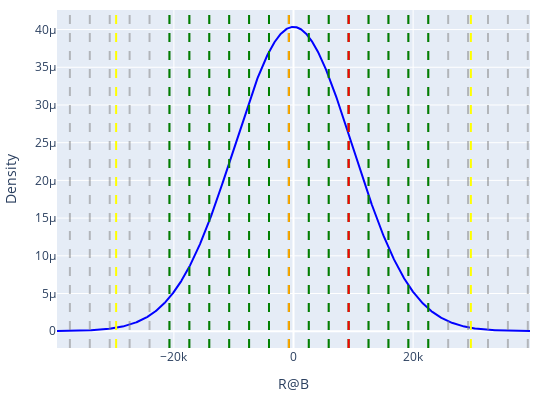
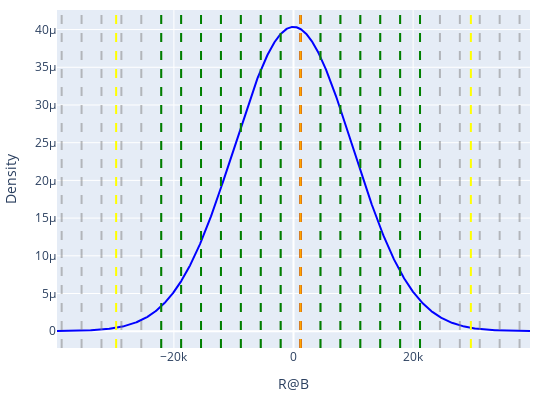

Notebook code for these charts, in order:
### Code cell
values = [0, 46]
modulus = params['q']
secret = dataset.get_secret()
A = dataset.get_A()
b = dataset.get_B()

num_std = params['approximation_std']

expected_B, _, std_B = dataset.get_b_distribution()

plot_only_different = False
save_plots = False

for value in values:
    a_i = A[value]
    b_i = b[value]
    e_i = (b_i - a_i @ secret) % modulus
    e_i = e_i if e_i < modulus // 2 else e_i - modulus
    b_i = a_i @ secret + e_i

    expected_b_i = expected_B[value]
    std_b_i = std_B[value]
    sample_b_i = dataset.best_b[value]

    if plot_only_different and np.allclose(b_i, sample_b_i):
      print(f"Skipping value {value} because b_i and sample_b_i are the same.")
      continue

    x = np.linspace(expected_b_i - 4 * std_b_i, expected_b_i + 4 * std_b_i, 1000)
    pdf = norm.pdf(x, loc=expected_b_i.item(), scale=std_b_i.item())

    layout = go.Layout(
        xaxis=dict(title='R@B'),#, range=[-4e3, 4e3]),
        yaxis=dict(title='Density'),# range=[-25e-6, 400e-6]),
        bargap=0.2,
        margin=dict(l=20, r=20, t=10, b=20),
        width=550,
        height=400,
        showlegend=False,
        title=None
    )

    fig = go.Figure(layout=layout)

    # Normal Distribution
    fig.add_trace(go.Scatter(x=x, y=pdf, mode='lines', name='Normal Distribution', line=dict(color='blue')))

    # ±4 std
    fig.add_vline(x=expected_b_i.item() + num_std * std_b_i.item(), line=dict(color='yellow', dash='dash'), name='+4 std')
    fig.add_vline(x=expected_b_i.item() - num_std * std_b_i.item(), line=dict(color='yellow', dash='dash'), name='-4 std')

    # Gray background lines
    mod_b_i = b_i % modulus
    C_min = int(x.min() / modulus) - 1
    C_max = int(x.max() / modulus)
    C_values = np.arange(C_min, C_max + 1)
    for C in C_values:
      line_value = mod_b_i + C * modulus
      fig.add_vline(x=line_value, line=dict(color='gray', dash='dash'), opacity=0.5)

    # Candidate b values
    candidates = dataset.b_candidates[value]
    probs = dataset.b_probs[value]
    print(f"Candidates: {candidates},\nProbs: {probs}")

    for i, (candidate, prob) in enumerate(zip(candidates, probs)):
      fig.add_vline(x=candidate, line=dict(color='green', dash='dash'))

    # Observed b_0
    fig.add_vline(x=b_i.item(), line=dict(color='red', dash='dash'), name='Observed b_0')

    # Best candidate
    fig.add_vline(x=sample_b_i, line=dict(color='orange', dash='dash'), name='Best candidate')

    fig.show()

    if save_plots:
        fig.write_image(f"B_approx_{value}.pdf")

### Figure 1 — Plotly figure (JSON) as saved in the notebook; plotly's stock layout.template omitted (floating-point values rounded to 4 significant figures; data arrays with more than 128 entries replaced by an {"elided": "..."} marker saying what was removed)
{"data": [{"line": {"color": "blue"}, "mode": "lines", "name": "Normal Distribution", "type": "scatter", "x": {"elided": "1000 float values"}, "y": {"elided": "1000 float values"}}], "layout": {"bargap": 0.2, "height": 400, "margin": {"b": 20, "l": 20, "r": 20, "t": 10}, "shapes": [{"line": {"color": "yellow", "dash": "dash"}, "name": "+4 std", "type": "line", "x0": 29660.0, "x1": 29660.0, "xref": "x", "y0": 0, "y1": 1, "yref": "y domain"}, {"line": {"color": "yellow", "dash": "dash"}, "name": "-4 std", "type": "line", "x0": -29660.0, "x1": -29660.0, "xref": "x", "y0": 0, "y1": 1, "yref": "y domain"}, {"line": {"color": "gray", "dash": "dash"}, "opacity": 0.5, "type": "line", "x0": -37389, "x1": -37389, "xref": "x", "y0": 0, "y1": 1, "yref": "y domain"}, {"line": {"color": "gray", "dash": "dash"}, "opacity": 0.5, "type": "line", "x0": -34060, "x1": -34060, "xref": "x", "y0": 0, "y1": 1, "yref": "y domain"}, {"line": {"color": "gray", "dash": "dash"}, "opacity": 0.5, "type": "line", "x0": -30731, "x1": -30731, "xref": "x", "y0": 0, "y1": 1, "yref": "y domain"}, {"line": {"color": "gray", "dash": "dash"}, "opacity": 0.5, "type": "line", "x0": -27402, "x1": -27402, "xref": "x", "y0": 0, "y1": 1, "yref": "y domain"}, {"line": {"color": "gray", "dash": "dash"}, "opacity": 0.5, "type": "line", "x0": -24073, "x1": -24073, "xref": "x", "y0": 0, "y1": 1, "yref": "y domain"}, {"line": {"color": "gray", "dash": "dash"}, "opacity": 0.5, "type": "line", "x0": -20744, "x1": -20744, "xref": "x", "y0": 0, "y1": 1, "yref": "y domain"}, {"line": {"color": "gray", "dash": "dash"}, "opacity": 0.5, "type": "line", "x0": -17415, "x1": -17415, "xref": "x", "y0": 0, "y1": 1, "yref": "y domain"}, {"line": {"color": "gray", "dash": "dash"}, "opacity": 0.5, "type": "line", "x0": -14086, "x1": -14086, "xref": "x", "y0": 0, "y1": 1, "yref": "y domain"}, {"line": {"color": "gray", "dash": "dash"}, "opacity": 0.5, "type": "line", "x0": -10757, "x1": -10757, "xref": "x", "y0": 0, "y1": 1, "yref": "y domain"}, {"line": {"color": "gray", "dash": "dash"}, "opacity": 0.5, "type": "line", "x0": -7428, "x1": -7428, "xref": "x", "y0": 0, "y1": 1, "yref": "y domain"}, {"line": {"color": "gray", "dash": "dash"}, "opacity": 0.5, "type": "line", "x0": -4099, "x1": -4099, "xref": "x", "y0": 0, "y1": 1, "yref": "y domain"}, {"line": {"color": "gray", "dash": "dash"}, "opacity": 0.5, "type": "line", "x0": -770, "x1": -770, "xref": "x", "y0": 0, "y1": 1, "yref": "y domain"}, {"line": {"color": "gray", "dash": "dash"}, "opacity": 0.5, "type": "line", "x0": 2559, "x1": 2559, "xref": "x", "y0": 0, "y1": 1, "yref": "y domain"}, {"line": {"color": "gray", "dash": "dash"}, "opacity": 0.5, "type": "line", "x0": 5888, "x1": 5888, "xref": "x", "y0": 0, "y1": 1, "yref": "y domain"}, {"line": {"color": "gray", "dash": "dash"}, "opacity": 0.5, "type": "line", "x0": 9217, "x1": 9217, "xref": "x", "y0": 0, "y1": 1, "yref": "y domain"}, {"line": {"color": "gray", "dash": "dash"}, "opacity": 0.5, "type": "line", "x0": 12546, "x1": 12546, "xref": "x", "y0": 0, "y1": 1, "yref": "y domain"}, {"line": {"color": "gray", "dash": "dash"}, "opacity": 0.5, "type": "line", "x0": 15875, "x1": 15875, "xref": "x", "y0": 0, "y1": 1, "yref": "y domain"}, {"line": {"color": "gray", "dash": "dash"}, "opacity": 0.5, "type": "line", "x0": 19204, "x1": 19204, "xref": "x", "y0": 0, "y1": 1, "yref": "y domain"}, {"line": {"color": "gray", "dash": "dash"}, "opacity": 0.5, "type": "line", "x0": 22533, "x1": 22533, "xref": "x", "y0": 0, "y1": 1, "yref": "y domain"}, {"line": {"color": "gray", "dash": "dash"}, "opacity": 0.5, "type": "line", "x0": 25862, "x1": 25862, "xref": "x", "y0": 0, "y1": 1, "yref": "y domain"}, {"line": {"color": "gray", "dash": "dash"}, "opacity": 0.5, "type": "line", "x0": 29191, "x1": 29191, "xref": "x", "y0": 0, "y1": 1, "yref": "y domain"}, {"line": {"color": "gray", "dash": "dash"}, "opacity": 0.5, "type": "line", "x0": 32520, "x1": 32520, "xref": "x", "y0": 0, "y1": 1, "yref": "y domain"}, {"line": {"color": "gray", "dash": "dash"}, "opacity": 0.5, "type": "line", "x0": 35849, "x1": 35849, "xref": "x", "y0": 0, "y1": 1, "yref": "y domain"}, {"line": {"color": "gray", "dash": "dash"}, "opacity": 0.5, "type": "line", "x0": 39178, "x1": 39178, "xref": "x", "y0": 0, "y1": 1, "yref": "y domain"}, {"line": {"color": "green", "dash": "dash"}, "type": "line", "x0": -20744, "x1": -20744, "xref": "x", "y0": 0, "y1": 1, "yref": "y domain"}, {"line": {"color": "green", "dash": "dash"}, "type": "line", "x0": -17415, "x1": -17415, "xref": "x", "y0": 0, "y1": 1, "yref": "y domain"}, {"line": {"color": "green", "dash": "dash"}, "type": "line", "x0": -14086, "x1": -14086, "xref": "x", "y0": 0, "y1": 1, "yref": "y domain"}, {"line": {"color": "green", "dash": "dash"}, "type": "line", "x0": -10757, "x1": -10757, "xref": "x", "y0": 0, "y1": 1, "yref": "y domain"}, {"line": {"color": "green", "dash": "dash"}, "type": "line", "x0": -7428, "x1": -7428, "xref": "x", "y0": 0, "y1": 1, "yref": "y domain"}, {"line": {"color": "green", "dash": "dash"}, "type": "line", "x0": -4099, "x1": -4099, "xref": "x", "y0": 0, "y1": 1, "yref": "y domain"}, {"line": {"color": "green", "dash": "dash"}, "type": "line", "x0": -770, "x1": -770, "xref": "x", "y0": 0, "y1": 1, "yref": "y domain"}, {"line": {"color": "green", "dash": "dash"}, "type": "line", "x0": 2559, "x1": 2559, "xref": "x", "y0": 0, "y1": 1, "yref": "y domain"}, {"line": {"color": "green", "dash": "dash"}, "type": "line", "x0": 5888, "x1": 5888, "xref": "x", "y0": 0, "y1": 1, "yref": "y domain"}, {"line": {"color": "green", "dash": "dash"}, "type": "line", "x0": 9217, "x1": 9217, "xref": "x", "y0": 0, "y1": 1, "yref": "y domain"}, {"line": {"color": "green", "dash": "dash"}, "type": "line", "x0": 12546, "x1": 12546, "xref": "x", "y0": 0, "y1": 1, "yref": "y domain"}, {"line": {"color": "green", "dash": "dash"}, "type": "line", "x0": 15875, "x1": 15875, "xref": "x", "y0": 0, "y1": 1, "yref": "y domain"}, {"line": {"color": "green", "dash": "dash"}, "type": "line", "x0": 19204, "x1": 19204, "xref": "x", "y0": 0, "y1": 1, "yref": "y domain"}, {"line": {"color": "green", "dash": "dash"}, "type": "line", "x0": 22533, "x1": 22533, "xref": "x", "y0": 0, "y1": 1, "yref": "y domain"}, {"line": {"color": "red", "dash": "dash"}, "name": "Observed b_0", "type": "line", "x0": 9217, "x1": 9217, "xref": "x", "y0": 0, "y1": 1, "yref": "y domain"}, {"line": {"color": "orange", "dash": "dash"}, "name": "Best candidate", "type": "line", "x0": -770, "x1": -770, "xref": "x", "y0": 0, "y1": 1, "yref": "y domain"}], "showlegend": false, "width": 550, "xaxis": {"title": {"text": "R@B"}}, "yaxis": {"title": {"text": "Density"}}}}

### Figure 2 — Plotly figure (JSON) as saved in the notebook; plotly's stock layout.template omitted (floating-point values rounded to 4 significant figures; data arrays with more than 128 entries replaced by an {"elided": "..."} marker saying what was removed)
{"data": [{"line": {"color": "blue"}, "mode": "lines", "name": "Normal Distribution", "type": "scatter", "x": {"elided": "1000 float values"}, "y": {"elided": "1000 float values"}}], "layout": {"bargap": 0.2, "height": 400, "margin": {"b": 20, "l": 20, "r": 20, "t": 10}, "shapes": [{"line": {"color": "yellow", "dash": "dash"}, "name": "+4 std", "type": "line", "x0": 29660.0, "x1": 29660.0, "xref": "x", "y0": 0, "y1": 1, "yref": "y domain"}, {"line": {"color": "yellow", "dash": "dash"}, "name": "-4 std", "type": "line", "x0": -29660.0, "x1": -29660.0, "xref": "x", "y0": 0, "y1": 1, "yref": "y domain"}, {"line": {"color": "gray", "dash": "dash"}, "opacity": 0.5, "type": "line", "x0": -38765, "x1": -38765, "xref": "x", "y0": 0, "y1": 1, "yref": "y domain"}, {"line": {"color": "gray", "dash": "dash"}, "opacity": 0.5, "type": "line", "x0": -35436, "x1": -35436, "xref": "x", "y0": 0, "y1": 1, "yref": "y domain"}, {"line": {"color": "gray", "dash": "dash"}, "opacity": 0.5, "type": "line", "x0": -32107, "x1": -32107, "xref": "x", "y0": 0, "y1": 1, "yref": "y domain"}, {"line": {"color": "gray", "dash": "dash"}, "opacity": 0.5, "type": "line", "x0": -28778, "x1": -28778, "xref": "x", "y0": 0, "y1": 1, "yref": "y domain"}, {"line": {"color": "gray", "dash": "dash"}, "opacity": 0.5, "type": "line", "x0": -25449, "x1": -25449, "xref": "x", "y0": 0, "y1": 1, "yref": "y domain"}, {"line": {"color": "gray", "dash": "dash"}, "opacity": 0.5, "type": "line", "x0": -22120, "x1": -22120, "xref": "x", "y0": 0, "y1": 1, "yref": "y domain"}, {"line": {"color": "gray", "dash": "dash"}, "opacity": 0.5, "type": "line", "x0": -18791, "x1": -18791, "xref": "x", "y0": 0, "y1": 1, "yref": "y domain"}, {"line": {"color": "gray", "dash": "dash"}, "opacity": 0.5, "type": "line", "x0": -15462, "x1": -15462, "xref": "x", "y0": 0, "y1": 1, "yref": "y domain"}, {"line": {"color": "gray", "dash": "dash"}, "opacity": 0.5, "type": "line", "x0": -12133, "x1": -12133, "xref": "x", "y0": 0, "y1": 1, "yref": "y domain"}, {"line": {"color": "gray", "dash": "dash"}, "opacity": 0.5, "type": "line", "x0": -8804, "x1": -8804, "xref": "x", "y0": 0, "y1": 1, "yref": "y domain"}, {"line": {"color": "gray", "dash": "dash"}, "opacity": 0.5, "type": "line", "x0": -5475, "x1": -5475, "xref": "x", "y0": 0, "y1": 1, "yref": "y domain"}, {"line": {"color": "gray", "dash": "dash"}, "opacity": 0.5, "type": "line", "x0": -2146, "x1": -2146, "xref": "x", "y0": 0, "y1": 1, "yref": "y domain"}, {"line": {"color": "gray", "dash": "dash"}, "opacity": 0.5, "type": "line", "x0": 1183, "x1": 1183, "xref": "x", "y0": 0, "y1": 1, "yref": "y domain"}, {"line": {"color": "gray", "dash": "dash"}, "opacity": 0.5, "type": "line", "x0": 4512, "x1": 4512, "xref": "x", "y0": 0, "y1": 1, "yref": "y domain"}, {"line": {"color": "gray", "dash": "dash"}, "opacity": 0.5, "type": "line", "x0": 7841, "x1": 7841, "xref": "x", "y0": 0, "y1": 1, "yref": "y domain"}, {"line": {"color": "gray", "dash": "dash"}, "opacity": 0.5, "type": "line", "x0": 11170, "x1": 11170, "xref": "x", "y0": 0, "y1": 1, "yref": "y domain"}, {"line": {"color": "gray", "dash": "dash"}, "opacity": 0.5, "type": "line", "x0": 14499, "x1": 14499, "xref": "x", "y0": 0, "y1": 1, "yref": "y domain"}, {"line": {"color": "gray", "dash": "dash"}, "opacity": 0.5, "type": "line", "x0": 17828, "x1": 17828, "xref": "x", "y0": 0, "y1": 1, "yref": "y domain"}, {"line": {"color": "gray", "dash": "dash"}, "opacity": 0.5, "type": "line", "x0": 21157, "x1": 21157, "xref": "x", "y0": 0, "y1": 1, "yref": "y domain"}, {"line": {"color": "gray", "dash": "dash"}, "opacity": 0.5, "type": "line", "x0": 24486, "x1": 24486, "xref": "x", "y0": 0, "y1": 1, "yref": "y domain"}, {"line": {"color": "gray", "dash": "dash"}, "opacity": 0.5, "type": "line", "x0": 27815, "x1": 27815, "xref": "x", "y0": 0, "y1": 1, "yref": "y domain"}, {"line": {"color": "gray", "dash": "dash"}, "opacity": 0.5, "type": "line", "x0": 31144, "x1": 31144, "xref": "x", "y0": 0, "y1": 1, "yref": "y domain"}, {"line": {"color": "gray", "dash": "dash"}, "opacity": 0.5, "type": "line", "x0": 34473, "x1": 34473, "xref": "x", "y0": 0, "y1": 1, "yref": "y domain"}, {"line": {"color": "gray", "dash": "dash"}, "opacity": 0.5, "type": "line", "x0": 37802, "x1": 37802, "xref": "x", "y0": 0, "y1": 1, "yref": "y domain"}, {"line": {"color": "green", "dash": "dash"}, "type": "line", "x0": -22120, "x1": -22120, "xref": "x", "y0": 0, "y1": 1, "yref": "y domain"}, {"line": {"color": "green", "dash": "dash"}, "type": "line", "x0": -18791, "x1": -18791, "xref": "x", "y0": 0, "y1": 1, "yref": "y domain"}, {"line": {"color": "green", "dash": "dash"}, "type": "line", "x0": -15462, "x1": -15462, "xref": "x", "y0": 0, "y1": 1, "yref": "y domain"}, {"line": {"color": "green", "dash": "dash"}, "type": "line", "x0": -12133, "x1": -12133, "xref": "x", "y0": 0, "y1": 1, "yref": "y domain"}, {"line": {"color": "green", "dash": "dash"}, "type": "line", "x0": -8804, "x1": -8804, "xref": "x", "y0": 0, "y1": 1, "yref": "y domain"}, {"line": {"color": "green", "dash": "dash"}, "type": "line", "x0": -5475, "x1": -5475, "xref": "x", "y0": 0, "y1": 1, "yref": "y domain"}, {"line": {"color": "green", "dash": "dash"}, "type": "line", "x0": -2146, "x1": -2146, "xref": "x", "y0": 0, "y1": 1, "yref": "y domain"}, {"line": {"color": "green", "dash": "dash"}, "type": "line", "x0": 1183, "x1": 1183, "xref": "x", "y0": 0, "y1": 1, "yref": "y domain"}, {"line": {"color": "green", "dash": "dash"}, "type": "line", "x0": 4512, "x1": 4512, "xref": "x", "y0": 0, "y1": 1, "yref": "y domain"}, {"line": {"color": "green", "dash": "dash"}, "type": "line", "x0": 7841, "x1": 7841, "xref": "x", "y0": 0, "y1": 1, "yref": "y domain"}, {"line": {"color": "green", "dash": "dash"}, "type": "line", "x0": 11170, "x1": 11170, "xref": "x", "y0": 0, "y1": 1, "yref": "y domain"}, {"line": {"color": "green", "dash": "dash"}, "type": "line", "x0": 14499, "x1": 14499, "xref": "x", "y0": 0, "y1": 1, "yref": "y domain"}, {"line": {"color": "green", "dash": "dash"}, "type": "line", "x0": 17828, "x1": 17828, "xref": "x", "y0": 0, "y1": 1, "yref": "y domain"}, {"line": {"color": "green", "dash": "dash"}, "type": "line", "x0": 21157, "x1": 21157, "xref": "x", "y0": 0, "y1": 1, "yref": "y domain"}, {"line": {"color": "red", "dash": "dash"}, "name": "Observed b_0", "type": "line", "x0": 1183, "x1": 1183, "xref": "x", "y0": 0, "y1": 1, "yref": "y domain"}, {"line": {"color": "orange", "dash": "dash"}, "name": "Best candidate", "type": "line", "x0": 1183, "x1": 1183, "xref": "x", "y0": 0, "y1": 1, "yref": "y domain"}], "showlegend": false, "width": 550, "xaxis": {"title": {"text": "R@B"}}, "yaxis": {"title": {"text": "Density"}}}}
